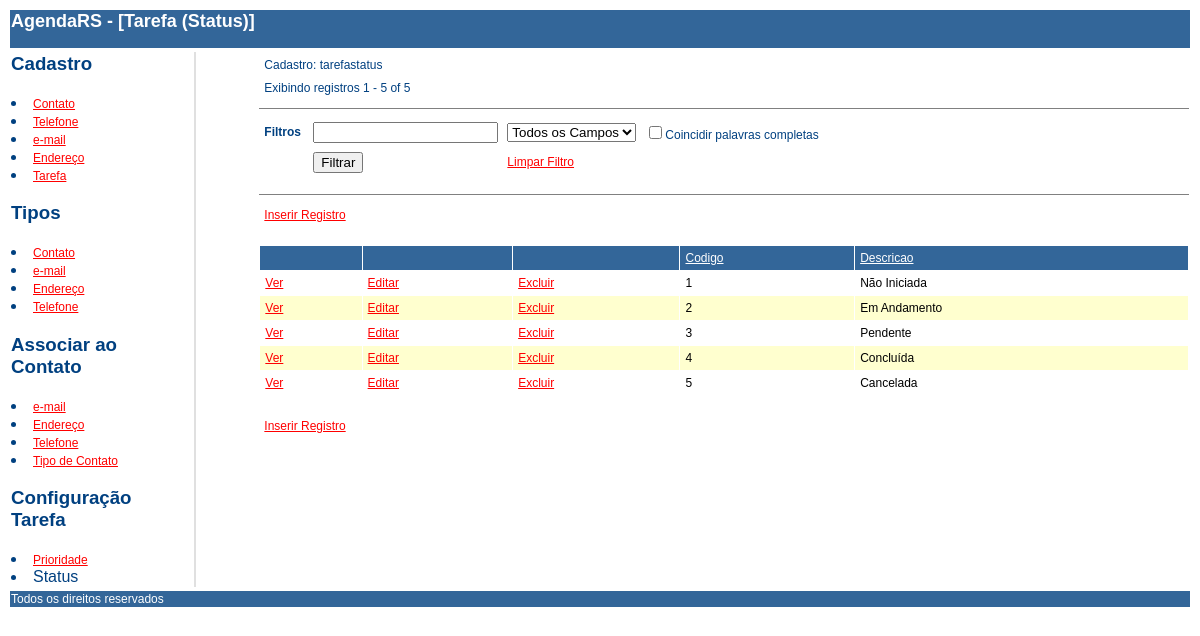
Screenshot of /tarefastatus.php with the database file from the repository.
### tables this page shows
CREATE TABLE `tarefastatus` (
  `codigoTarefaStatus` int(10) unsigned NOT NULL AUTO_INCREMENT,
  `descricao` varchar(45) NOT NULL,
  PRIMARY KEY (`codigoTarefaStatus`)
);

### tarefastatus.php (the view, shortened to what this page needs)
<?php
$wholeonly = false;
?>
<html>
    <head>
        <link rel="stylesheet" type="text/css" href="style.css">
    </head>
    <body>
        <table class="bd" width="100%"><tr><td class="hr"><h2>AgendaRS - [Tarefa (Status)]</h2></td></tr></table>
        <table width="100%">
            <tr>
                <td width="10%" valign="top">
                    <h3>Cadastro</h3>
            <li><a href="contato.php?a=reset">Contato</a>
            <li><a href="telefone.php?a=reset">Telefone</a>
            <li><a href="email.php?a=reset">e-mail</a>
            <li><a href="endereco.php?a=reset">Endere&ccedil;o</a>
            <li><a href="tarefa.php?a=reset">Tarefa</a>
                <h3>Tipos</h3>
            <li><a href="tipocontato.php?a=reset">Contato</a>
            <li><a href="tipoemail.php?a=reset">e-mail</a>
            <li><a href="tipoendereco.php?a=reset">Endere&ccedil;o</a>
            <li><a href="tipotelefone.php?a=reset">Telefone</a>
                <h3>Associar ao Contato</h3>
            <li><a href="contatoemails.php?a=reset">e-mail</a>
            <li><a href="contatoenderecos.php?a=reset">Endere&ccedil;o</a>
            <li><a href="contatotelefones.php?a=reset">Telefone</a>
            <li><a href="contatotipos.php?a=reset">Tipo de Contato</a>
                <h3>Configura&ccedil;&atilde;o Tarefa</h3>
            <li><a href="tarefaprioridade.php?a=reset">Prioridade</a>
            <li>Status
                </td>
            <td width="5%">
            </td>
            <td bgcolor="#e0e0e0">
            </td>
            <td width="5%">
            </td>
            <td width="80%" valign="top">
                <?php
                $conn = connect();
                $showrecs = 20;
                $a = @$_GET["a"];
                $page = @$_GET["page"];
                if (!isset($page))
                    $page = 1;
                switch ($a) {
                    default:
                        select();
                        break;
                }
                ?>
    <table class="bd" width="100%"><tr><td class="hr">Todos os direitos reservados</td></tr></table>
</body>
</html>
<?php
function select() {
    global $showrecs;
    global $page;
    global $filter;
    global $ordtype;
    $checkstr = "";
    if ($ordtype == "asc") {
        $ordtypestr = "desc";
    } else {
        $ordtypestr = "asc";
    }
    $res = sql_select();
    $count = sql_getrecordcount();
    if ($count % $showrecs != 0) {
        $pagecount = intval($count / $showrecs) + 1;
    } else {
        $pagecount = intval($count / $showrecs);
    }
    $startrec = $showrecs * ($page - 1);
    $reccount = min($showrecs * $page, $count);
    ?>
    <table class="bd" border="0" cellspacing="1" cellpadding="4">
        <tr><td>Cadastro: tarefastatus</td></tr>
        <tr><td>Exibindo registros <?php echo $startrec + 1 ?> - <?php echo $reccount ?> of <?php echo $count ?></td></tr>
    </table>
    <hr size="1" noshade>
    <form action="tarefastatus.php" method="post">
        <table class="bd" border="0" cellspacing="1" cellpadding="4">
            <tr>
                <td><b>Filtros</b>&nbsp;</td>
                <td><input type="text" name="filter" value="<?php echo $filter ?>"></td>
                <td><select name="filter_field">
                        <option value="">Todos os Campos</option>
                    </select></td>
                <td><input type="checkbox" name="wholeonly"<?php echo $checkstr ?>>Coincidir palavras completas</td>
                </td></tr>
            <tr>
                <td>&nbsp;</td>
                <td><input type="submit" name="action" value="Filtrar"></td>
                <td><a href="tarefastatus.php?a=reset">Limpar Filtro</a></td>
            </tr>
        </table>
    <hr size="1" noshade>
    <?php showpagenav($page, $pagecount); ?>
    <br>
    <table class="tbl" border="0" cellspacing="1" cellpadding="5"width="100%">
        <tr>
            <td class="hr">&nbsp;</td>
            <td class="hr">&nbsp;</td>
            <td class="hr">&nbsp;</td>
            <td class="hr"><a class="hr" href="tarefastatus.php?order=<?php echo "codigoTarefaStatus" ?>&type=<?php echo $ordtypestr ?>"><?php echo htmlspecialchars("Codigo") ?></a></td>
            <td class="hr"><a class="hr" href="tarefastatus.php?order=<?php echo "descricao" ?>&type=<?php echo $ordtypestr ?>"><?php echo htmlspecialchars("Descricao") ?></a></td>
        </tr>
        <?php
        for ($i = $startrec; $i < $reccount; $i++) {
            $row = mysql_fetch_assoc($res);
            $style = "dr";
            if ($i % 2 != 0) {
                $style = "sr";
            }
            ?>
            <tr>
                <td class="<?php echo $style ?>"><a href="tarefastatus.php?a=view&recid=<?php echo $i ?>">Ver</a></td>
                <td class="<?php echo $style ?>"><a href="tarefastatus.php?a=edit&recid=<?php echo $i ?>">Editar</a></td>
                <td class="<?php echo $style ?>"><a href="tarefastatus.php?a=del&recid=<?php echo $i ?>">Excluir</a></td>
                <td class="<?php echo $style ?>"><?php echo htmlspecialchars($row["codigoTarefaStatus"]) ?></td>
                <td class="<?php echo $style ?>"><?php echo htmlspecialchars($row["descricao"]) ?></td>
            </tr>
            <?php
        }
        ?>
    </table>
    <br>
<?php } ?>
<?php
function showpagenav($page, $pagecount) {
    ?>
    <table class="bd" border="0" cellspacing="1" cellpadding="4">
        <tr>
            <td><a href="tarefastatus.php?a=add">Inserir Registro</a>&nbsp;</td>
        </tr>
    </table>
<?php } ?>
<?php
function connect() {
    $conn = mysql_connect("127.0.0.1", "root", "");
    return $conn;
}
function sqlstr($val) {
    return str_replace("'", "''", $val);
}
function sql_select() {
    global $conn;
    $sql = "SELECT `codigoTarefaStatus`, `descricao` FROM `tarefastatus`";
    $res = mysql_query($sql, $conn) or die(mysql_error());
    return $res;
}
function sql_getrecordcount() {
    global $conn;
    global $filter;
    $filterstr = sqlstr($filter);
    $sql = "SELECT COUNT(*) FROM `tarefastatus`";
    $res = mysql_query($sql, $conn) or die(mysql_error());
    $row = mysql_fetch_assoc($res);
    reset($row);
    return current($row);
}
?>

### style.css (style rules this page uses)
body { background-color: #FFFFFF; color: #004080; font-family: Arial; font-size: 10px; }
.bd { background-color: #FFFFFF; color: #004080; font-family: Arial; font-size: 12px; }
.tbl { background-color: #FFFFFF; }
a:link { color: #FF0000; font-family: Arial; font-size: 12px; }
.hr { background-color: #336699; color: #FFFFFF; font-family: Arial; font-size: 12px; }
a.hr:link { color: #FFFFFF; font-family: Arial; font-size: 12px; }
.dr { background-color: #FFFFFF; color: #000000; font-family: Arial; font-size: 12px; }
.sr { background-color: #FFFFCF; color: #000000; font-family: Arial; font-size: 12px; }

### rows the page displays
tarefastatus: codigoTarefaStatus "1", descricao "Não Iniciada"
tarefastatus: codigoTarefaStatus "2", descricao "Em Andamento"
tarefastatus: codigoTarefaStatus "3", descricao "Pendente"
tarefastatus: codigoTarefaStatus "4", descricao "Concluída"
tarefastatus: codigoTarefaStatus "5", descricao "Cancelada"

### other values shown
$startrec + 1 "1"
$reccount "5"
$count "5"
